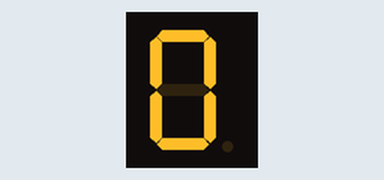
Recording of a program running on a simulated Raspberry Pi (BCM pin numbers). On the bench: 1-digit seven-segment display. The segment pins are drawn as the display they are named for; what the program prints to the terminal is not drawn. At 17.0 s the program stops and its outputs stay as they are.

Above: at 0.1 s.
At 3.1 s:
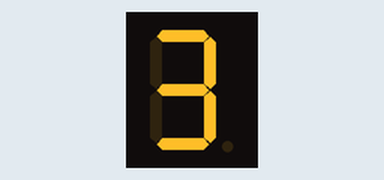
At 5.1 s:
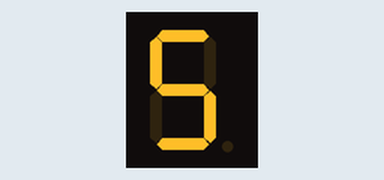
At 8.1 s:
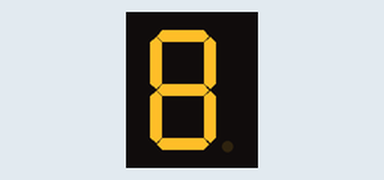
At 12.1 s:
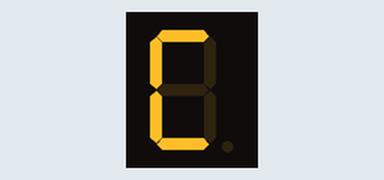
At 16.1 s:
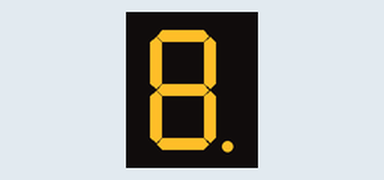

The program:

LED_TEST1.py
```python
import RPi.GPIO as GPIO

import time

GPIO.setmode(GPIO.BCM)

GPIO.setwarnings(False)


# GPIO ports for the 7seg pins

segments =  (2,3,4,5,6,7,8,9)


for segment in segments:

    GPIO.setup(segment, GPIO.OUT)

    GPIO.output(segment, 0)


num = {

    '0':(0,0,0,0,0,0,1,1),

    '1':(1,0,0,1,1,1,1,1),

    '2':(0,0,1,0,0,1,0,1),

    '3':(0,0,0,0,1,1,0,1),

    '4':(1,0,0,1,1,0,0,1),

    '5':(0,1,0,0,1,0,0,1),

    '6':(0,1,0,0,0,0,0,1),

    '7':(0,0,0,1,1,0,1,1),

    '8':(0,0,0,0,0,0,0,1),

    '9':(0,0,0,0,1,0,0,1),

    '10':(0,0,0,1,0,0,0,1), #A

    '11':(1,1,0,0,0,0,0,1), #B

    '12':(0,1,1,0,0,0,1,1), #C

    '13':(1,0,0,0,0,1,0,1), #d

    '14':(0,1,1,0,0,0,0,1), #E

    '15':(0,1,1,1,0,0,0,1), #F

    '16':(0,0,0,0,0,0,0,0)  #X

       }


for index in range(0,17):

    s=str(index)

    for loop in range(0,8):

        print (loop)

        GPIO.output(segments[loop],num[s][loop] )

    time.sleep(1)

GPIO.cleanup()
```

Measured:
- what the display in image 0 shows lasts 1.0 s, from 0.1 s to 1.1 s
